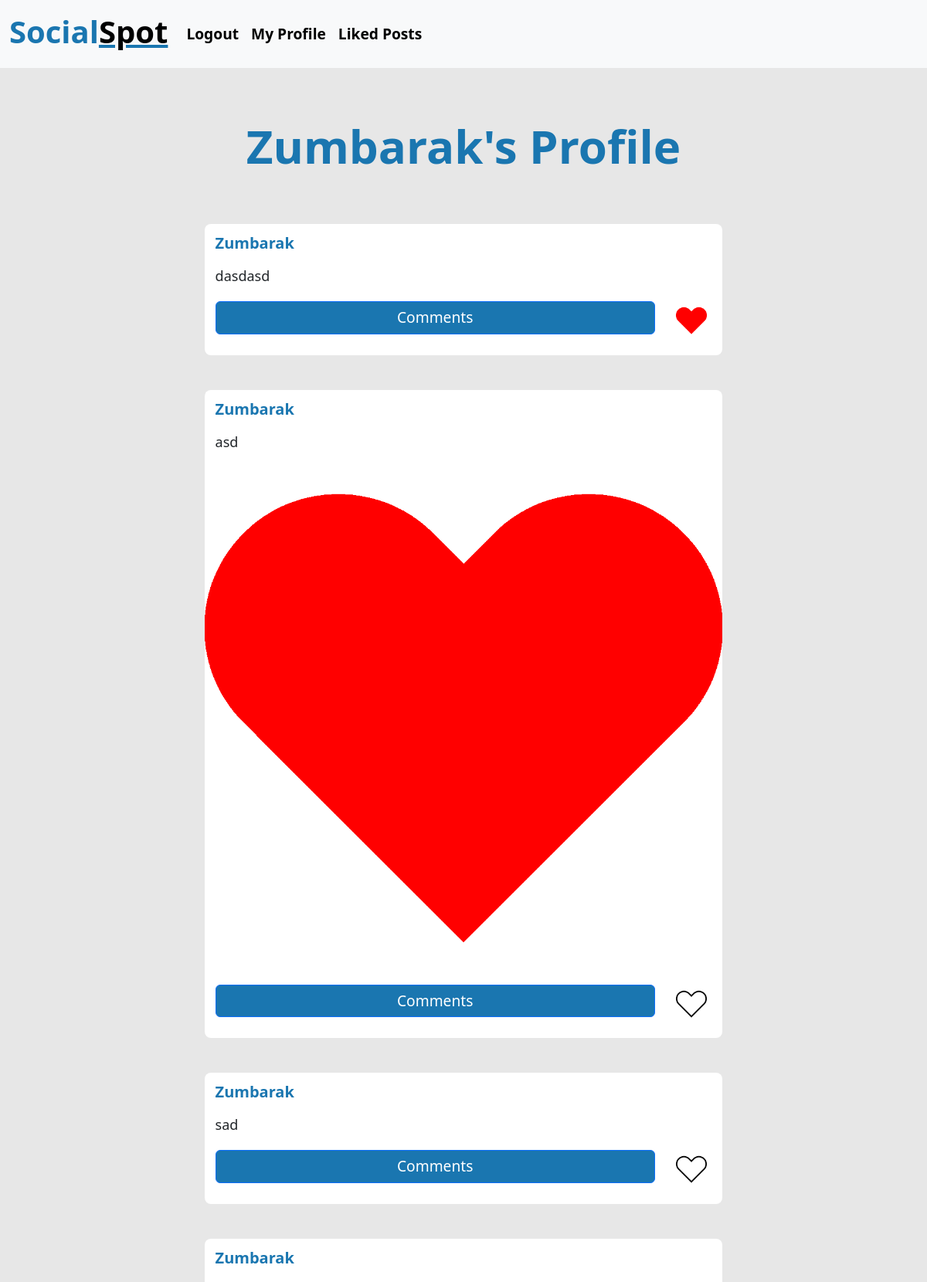
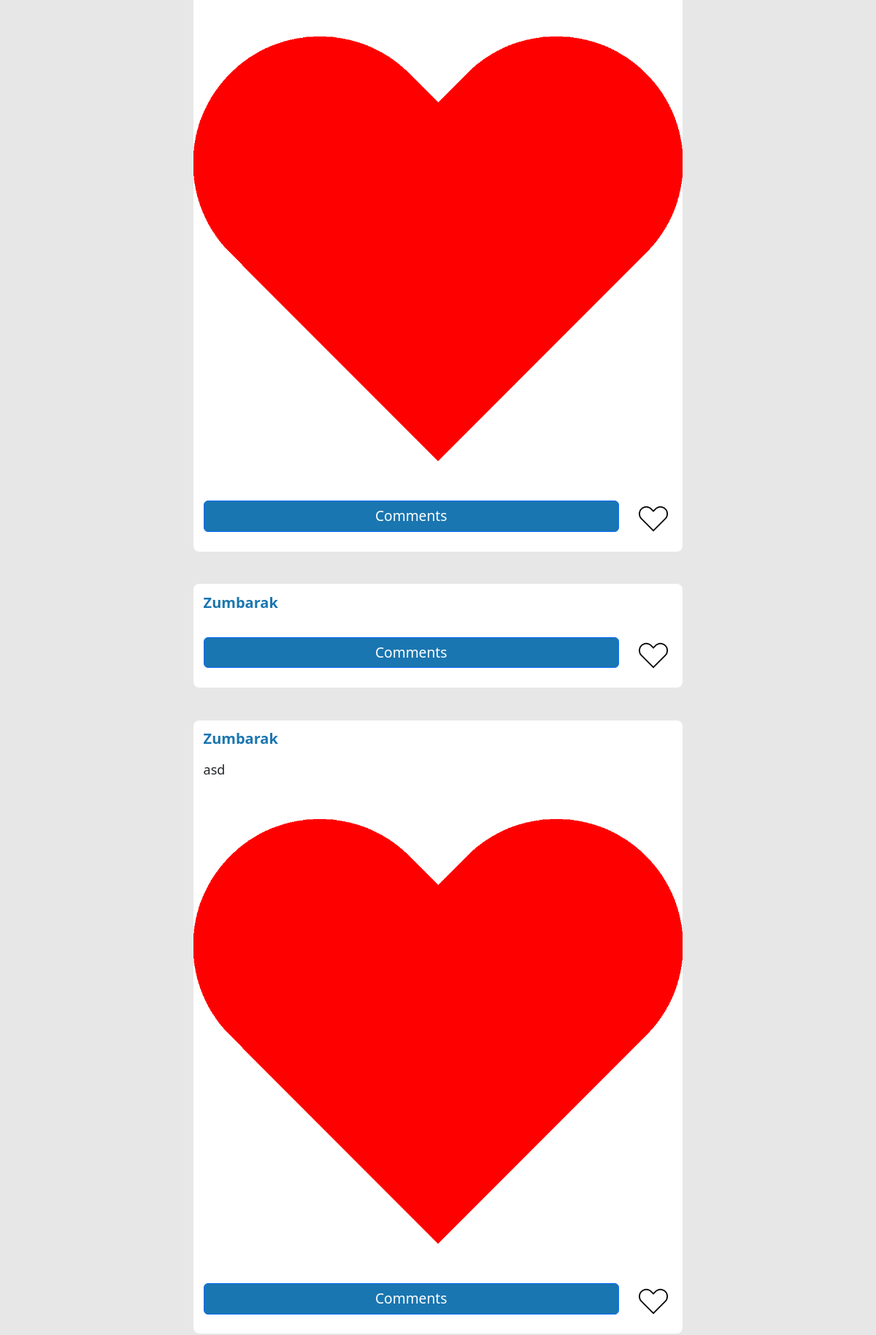
/Zumbarak (signed in, upper part), run on the app's committed database (2 pictures, top to bottom).
### app/models.py (models this page shows, shortened)
class Posts(db.Model):
    postID = db.Column(db.Integer, primary_key=True)
    caption = db.Column(db.String)
    path = db.Column(db.String)
    username = db.Column(db.String)

### app/views.py (the view)
@app.route('/<string:username>', methods=["GET", "POST"])
@login_required
def profile(username):
    comment_form = CommentForm()
    user = current_user
    user_hearts = set(
        heart.postID for heart in models.Hearts.query.filter_by(username=user.username)
    )
    posts = list(reversed(list(models.Posts.query.filter_by(username=username))))
    comments = list(reversed(models.Comments.query.all()))
    return render_template(
        "profile.html", title="Profile", posts=posts,
        comment_form=comment_form, comments=comments,
        hearts=user_hearts, page="home", user=user, username=username
    )

### app/forms.py
class CommentForm(FlaskForm):
    comment = StringField('Make a Comment', validators = [Length(min=1, max=100)])
    submit = SubmitField('Post')
    postID = HiddenField('Post ID')

### app/views.py (called while the page is built)
@login_manager.user_loader
def load_user(user_id):
    return models.Users.query.get(int(user_id))

### app/templates/profile.html (shortened to what this page needs)
<!DOCTYPE html>
{% extends "base.html" %}
{% block content %}
<div class="posts">
    <div class="profile_username">
        {{ username }}'s Profile
    </div>
    {% for post in posts %}
    <div class="post">
        <a class="user-hyperlink" href="/{{ post.username }}"><h2>{{ post.username }}</h2></a>
        <h3>{{ post.caption }}</h3>
    {% if post.path != "NA" %}
    <div>
        <img class="image" src="{{ post.path }}" alt="Uploaded Image">
    </div>
    {% endif %}
    <div class="interaction">
        <div class="post-btns">
            <button type="button" class="comments-btn btn btn-primary" data-bs-toggle="modal" data-bs-target="#modal{{ post.postID }}">
                Comments
            </button>
            <form class="heart-form{{ post.postID }}">
            {% if post.postID not in hearts %}
                <input type="image" src="../static/heart.png" name="heart" class="heart" alt="Like Button">
            {% elif post.postID in hearts %}
                <input type="image" src="../static/hearted.png" name="heart" class="heart" alt="Like Button">
            {% endif %}
            </form>
        </div>
        </div>
    </div>
    {% endfor %}
</div>
{% endblock %}

### app/static/style.css (style rules this page uses)
body { background-color: rgb(231, 231, 231); }
.posts { display: flex; flex-direction: column; justify-content: center; align-items: center; }
.post { margin-top: 2%; margin-bottom: 2%; width: 60%; min-width: 500px; background-color: rgb(255, 255, 255); border-radius: 1vh; }
.post h2 { font-size: 20px; font-weight: bold; margin-bottom: 1%; padding: 2%; color: rgb(26, 118, 176); }
.post h3 { font-size: large; margin-top: 1%; padding-left: 2%; padding-right: 2%; }
.image { width:100%; height: auto; }
.comments-btn { background-color: rgb(26, 118, 176); margin: 2%; margin-bottom: 4%; width: 85%; margin-right: 4%; font-size: larger; }
.heart { height: 40px; width: 40px; }
.post-btns { display: flex; align-items: center; }
.profile_username { text-align: center; margin-top: 3%; margin-bottom: 1%; font-size: 60px; font-weight: bold; color: rgb(26, 118, 176); padding: 2%; border-radius: 20px; }
.user-hyperlink { text-decoration: none; }

### data on the page
Posts: username "Zumbarak", caption "dasdasd"
Posts: username "Zumbarak", caption "asd", path (picture)
Posts: username "Zumbarak", caption "sad"
Posts: username "Zumbarak", path (picture)
Posts: username "Zumbarak"
Posts: username "Zumbarak", caption "asd", path (picture)

### other printed values
{{ username }} "Zumbarak"
